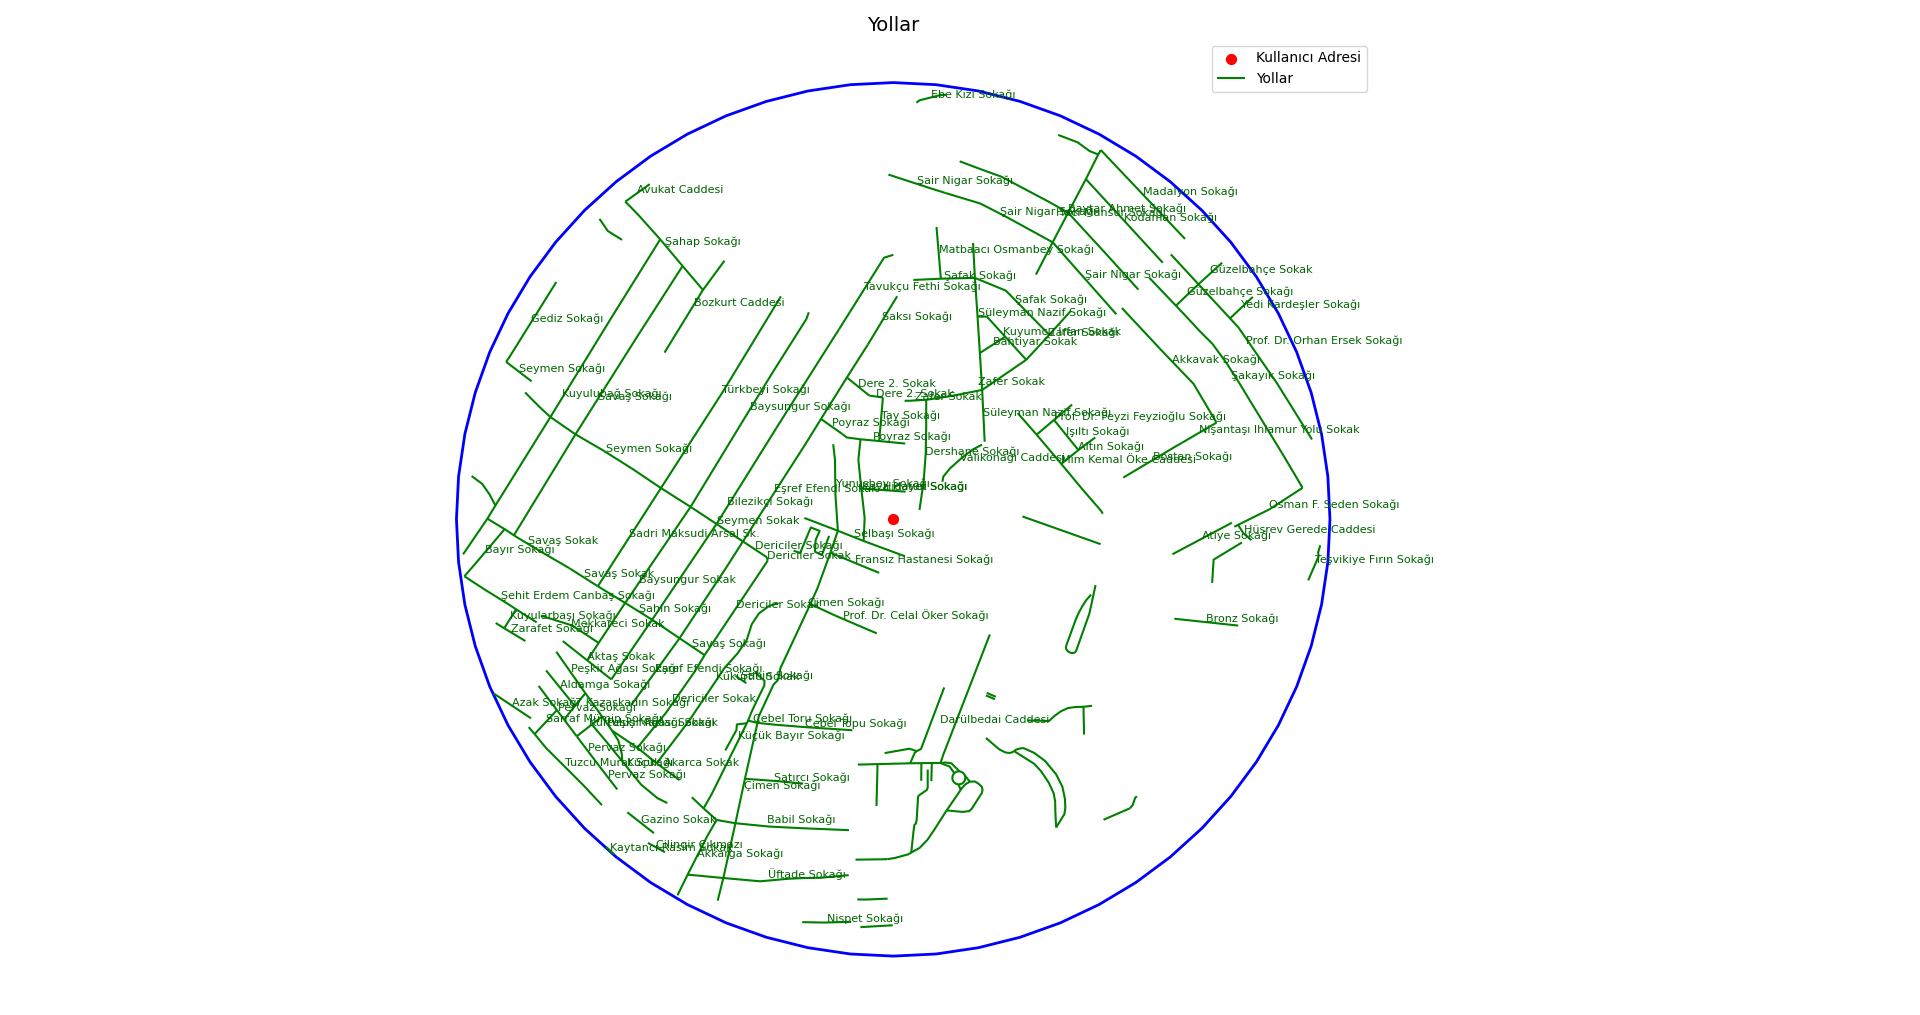

Here is the Python script that generated this plot:
from geopy.geocoders import Nominatim
from shapely.geometry import Point
import geopandas as gpd
from sqlalchemy import create_engine
import matplotlib.pyplot as plt

adress=input("Please enter your adress:")


geolocater= Nominatim(user_agent="getir_db")
location=geolocater.geocode(adress)

if location:
    print(f"Coordinates of Adress: {location.latitude}, {location.longitude}")
    point=Point(location.longitude, location.latitude)
    longitude=location.longitude
    latitude=location.latitude

    user_gdf=gpd.GeoDataFrame(geometry=[point],crs="EPSG:4326")

    
    # Projeksiyonu metrik sisteme çevir (örnek: UTM veya EPSG:3857)
    user_gdf = user_gdf.to_crs(epsg=3857)

    buffer = user_gdf.buffer(1000)

    engine = create_engine("postgresql://postgres:361002@localhost:5432/getir_db")

    sql = """SELECT name, highway, bridge, way
        FROM planet_osm_line
        WHERE highway IN ('residential', 'service')
        OR bridge IS NOT NULL;

"""


    gdf = gpd.read_postgis(sql, engine, geom_col="way", crs="EPSG:3857")

    gdf= gdf.set_crs(epsg=3857)


        # Filtreleme: sadece 1000m içindekiler
    near_pois = gdf[gdf.geometry.within(buffer.iloc[0])]

    print(f"The number of near places: {len(near_pois)}")
    print(near_pois[['name', 'highway', 'bridge']])

   
    # 1. Şekli başlat
    fig, ax = plt.subplots(figsize=(10,10))

    # 2. Buffer (çember) çiz
    buffer.plot(ax=ax, edgecolor="blue", facecolor="none", linewidth=2, label="500m Çevre")

    # 3. Kullanıcının adresini çiz
    user_gdf.plot(ax=ax, color="red", markersize=50, label="Kullanıcı Adresi")

    # 4. Yolları çiz
    near_pois.plot(ax=ax, color="green", markersize=20, label="Yollar")


    for x, y, label in zip(
    near_pois.geometry.centroid.x,
    near_pois.geometry.centroid.y,
    near_pois["name"].fillna("")
):
        ax.text(x, y, label, fontsize=8, color="darkgreen")

    # 5. Başlık ve efsane
    plt.title("Yollar", fontsize=14)
    plt.legend()
    plt.axis('off')
    plt.tight_layout()
    plt.show()

else:
    print("Adress not found.")
